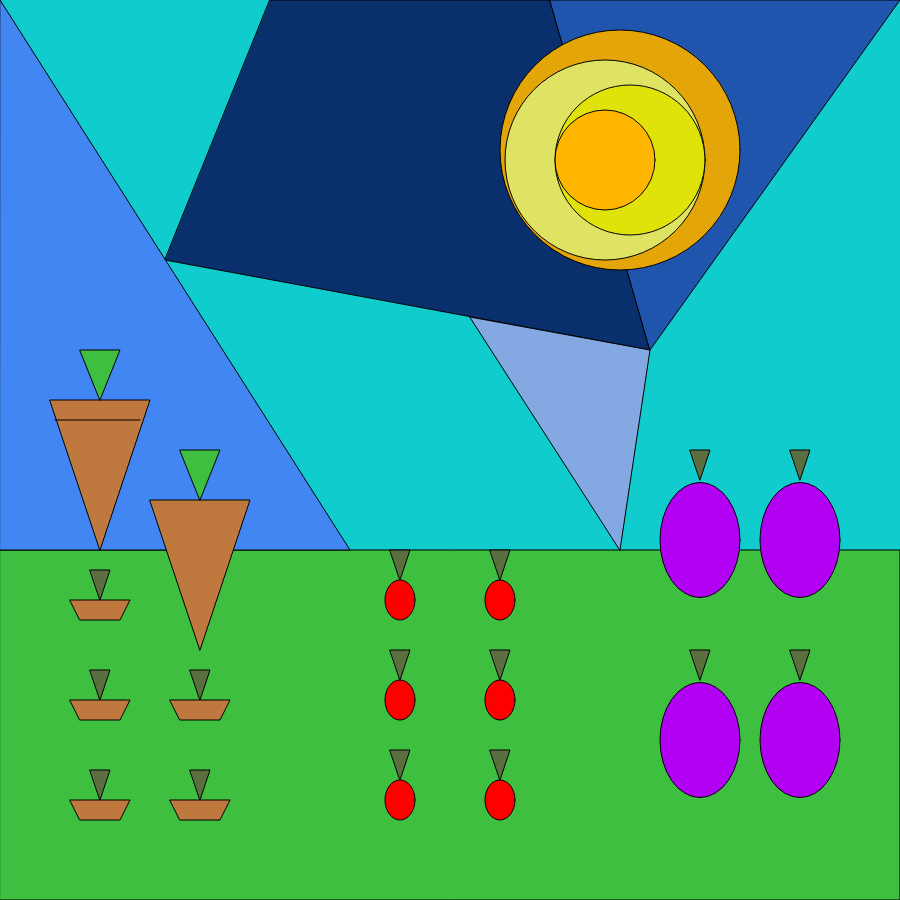
Frame 1 (no input)
Frame 60 (no input): identical to frame 1, image omitted
Frame 120 (the mouse pressed at the canvas centre since frame 60): identical to frame 1, image omitted

The p5.js sketch that drew this single still picture (run headless with seeded random() and noise() and a simulated clock; from frame 60 on, the mouse is pressed at the canvas centre):

// p5.js sketch
// ── sketch.js
/**
* Shauna Cross
* IGME-609: p5.js Demo
*/ 

/**
* setup : Initialization runs once; called automatically
* Summarize code that you add
*/
function setup() {
  createCanvas(900,900);
}
function draw() {
  background(16,204,204);
  
 //garden base
  fill(63,191,63);
  rect(0,550,900,350);
  
  //sky
  fill(9,48,109); // trapazoid
  quad(270,0,550,0,650,350,165,260);
  fill(66,134,244); // left
  triangle(0,0,350,550,0,550);
  fill(31,85,173); // right
  triangle(550,0,900,0,650,350);
  fill(131,168,226); // bottom
  triangle(470,317,650,350,620,550);
  
 // carrots
  fill(191,121,63); // base
  triangle(50,400,150,400,100,550);
  fill(63,191,63); // top
  triangle(80,350,120,350,100,400);
  line(55,420,140,420)
  
  fill(90,110,63); // top
  triangle(90,570,110,570,100,600);
  fill(191,121,63); // base
  quad(70,600,130,600,120,620,80,620);
  
  fill(90,110,63); // top
  triangle(90,670,110,670,100,700);
  fill(191,121,63); // base
  quad(70,700,130,700,120,720,80,720);
  
  fill(90,110,63); // top
  triangle(90,770,110,770,100,800);
  fill(191,121,63); // base
  quad(70,800,130,800,120,820,80,820);
  
  fill(191,121,63); // base row 2
  triangle(150,500,250,500,200,650);
  fill(63,191,63); // top
  triangle(180,450,220,450,200,500);
  
  fill(90,110,63); // top
  triangle(190,670,210,670,200,700);
  fill(191,121,63); // base
  quad(170,700,230,700,220,720,180,720);
  
  fill(90,110,63); // top
  triangle(190,770,210,770,200,800);
  fill(191,121,63); // base
  quad(170,800,230,800,220,820,180,820);
  
  // Raddishes
  fill(90,110,63); // top
  triangle(390,550,410,550,400,580);
  fill(255,0,0); // base
  ellipse(400,600,30,40);
  point(400,600)
  
  fill(90,110,63); // top
  triangle(490,550,510,550,500,580);
  fill(255,0,0); // base
  ellipse(500,600,30,40);
  
  fill(90,110,63); // top
  triangle(390,650,410,650,400,680);
  fill(255,0,0); // base
  ellipse(400,700,30,40);
  
  fill(90,110,63); // top
  triangle(490,650,510,650,500,680);
  fill(255,0,0); // base
  ellipse(500,700,30,40);
  
  fill(90,110,63); // top
  triangle(390,750,410,750,400,780);
  fill(255,0,0); // base
  ellipse(400,800,30,40);
  
  fill(90,110,63); // top
  triangle(490,750,510,750,500,780);
  fill(255,0,0); // base
  ellipse(500,800,30,40);
  
  // Eggplant
  fill(90,110,63); // top
  triangle(690,450,710,450,700,480);
  fill(177,0,242); // base
  ellipse(700,540,80,115);
  
  fill(90,110,63); // top
  triangle(690,650,710,650,700,680);
  fill(177,0,242); // base
  ellipse(700,740,80,115);
  
  fill(90,110,63); // top
  triangle(790,450,810,450,800,480);
  fill(177,0,242); // base
  ellipse(800,540,80,115);
  
  fill(90,110,63); // top
  triangle(790,650,810,650,800,680);
  fill(177,0,242); // base
  ellipse(800,740,80,115);
  
  // Sun
  fill(227,165,7); // back largest
  ellipse(620,150,240);
  fill(223,227,100); // second back
  ellipse(605,160,200);
  fill(223,227,10); // middle
  ellipse(630,160,150);
  fill(255,182,0); // front smallest
  ellipse(605,160,100);
  
}
 
